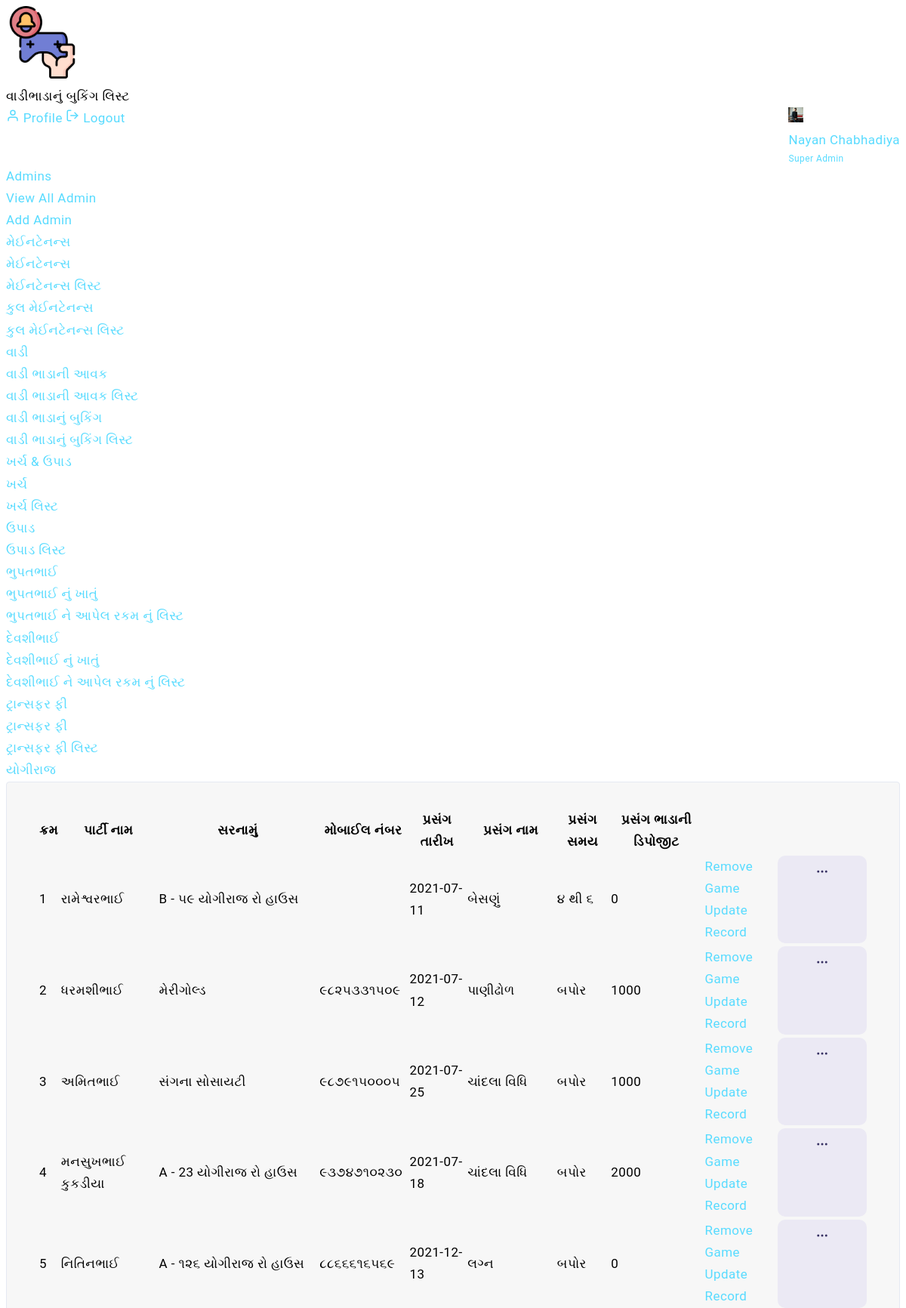
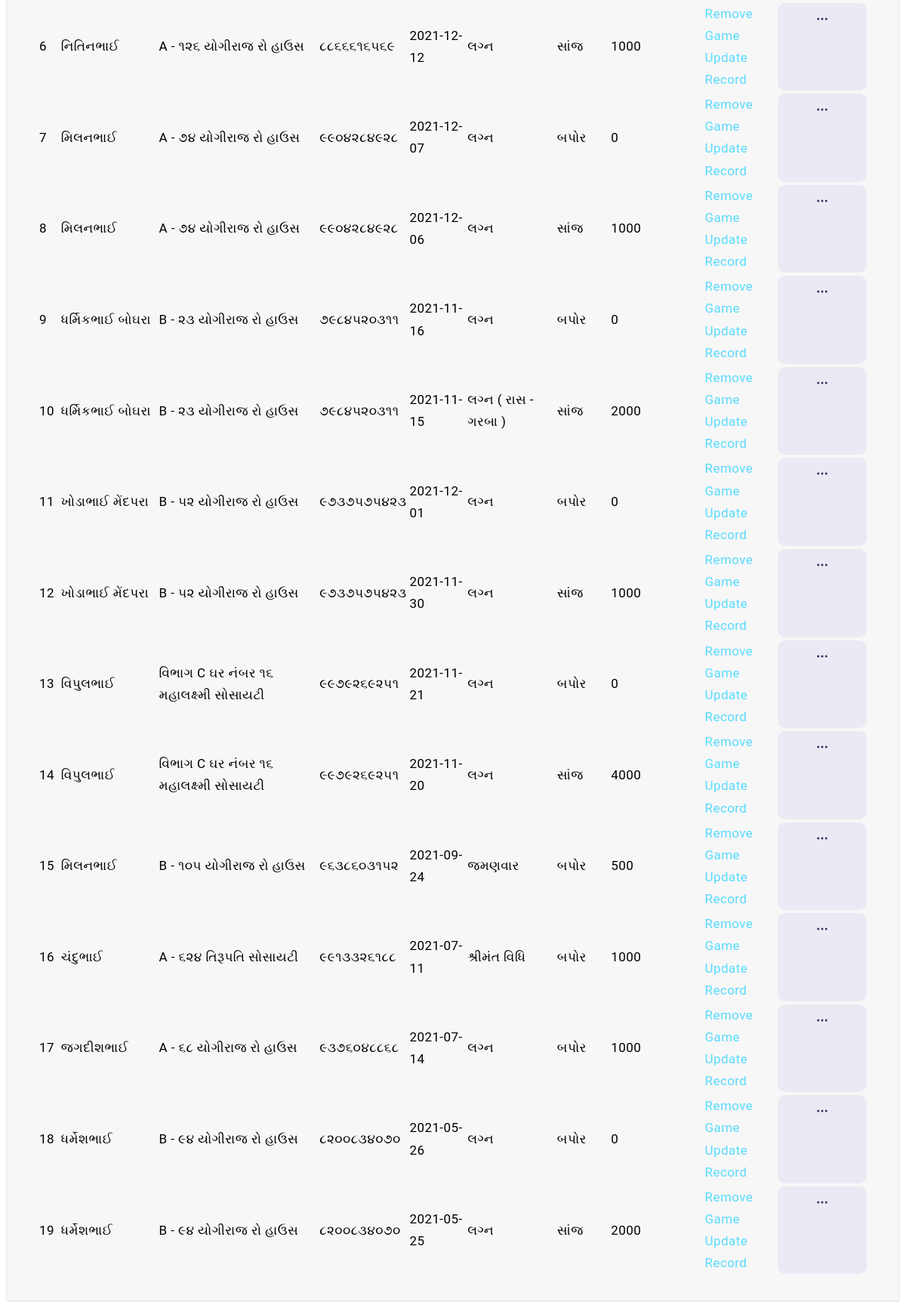
Page /admin/list_vadi_booking.php (signed in) on the committed database (2 pictures, top to bottom).
### tables this page shows
CREATE TABLE `vadi_booking` (
  `id` int(11) NOT NULL,
  `party_name` varchar(255) NOT NULL,
  `address` varchar(255) NOT NULL,
  `mobile_no` varchar(255) NOT NULL,
  `s_name` varchar(255) NOT NULL,
  `booking_date` date NOT NULL,
  `function_date` date NOT NULL,
  `function_time` varchar(255) NOT NULL,
  `function_name` varchar(255) NOT NULL,
  `function_k` varchar(255) NOT NULL,
  `function_deposit` int(11) NOT NULL
);

### admin/list_vadi_booking.php (the view, shortened to what this page needs)
<?php
include "../connection.php";
$admin_profile = $_SESSION['admin_email'];
  $admin_query = "SELECT * FROM admin WHERE email='$admin_profile'";
  $admin_data = mysqli_query($conn,$admin_query);
  $admin_result = mysqli_fetch_assoc($admin_data);
  $vadi_booking_list_query = "SELECT * FROM vadi_booking ORDER BY id DESC";
  $vadi_booking_list_data = mysqli_query($conn,$vadi_booking_list_query);
  $cnt=1;
?>
<?php include "includes/admin_top.php"; ?>
<div class="header">
    <div class="header-content">
        <nav class="navbar navbar-expand">
            <div class="collapse navbar-collapse justify-content-between">
                <div class="header-left">
                    <div class="dashboard_bar">
                        વાડીભાડાનું બુકિંગ લિસ્ટ
                    </div>
                </div>
                <ul class="navbar-nav header-right">
                    <li class="nav-item dropdown header-profile">
                        <a class="nav-link" href="#" role="button" data-toggle="dropdown">
                            <img src="<?php echo $admin_result['profile_pic']; ?>" width="20" alt=""/>
                            <div class="header-info">
                                 <span><?php echo $admin_result['name']; ?></span>
                                 <small>Super Admin</small>
                            </div>
                        </a>
                        <div class="dropdown-menu dropdown-menu-right">
                            <a href="admin-profile.php" class="dropdown-item ai-icon">
                                <span class="ml-2">Profile </span>
                            </a>
                            <a href="../logout.php" class="dropdown-item ai-icon">
                                <span class="ml-2">Logout </span>
                            </a>
                        </div>
                    </li>
                </ul>
            </div>
        </nav>
    </div>
</div>
    <?php include 'includes/admin_sidebar.php'; ?>
<div class="content-body">
    <div class="container-fluid">
      <div class="col-xxl-12">
        <div class="card">
            <div class="card-header d-block d-sm-flex border-0">
              <div class="card-body pr-2 pl-2">
                <table id="example" class="display" style="width:100%">
                  <thead>
                    <tr>
                      <th>ક્રમ</th>
                      <th>પાર્ટી નામ</th>
                      <th>સરનામું</th>
                      <th>મોબાઈલ નંબર</th>
                      <th>પ્રસંગ તારીખ</th>
                      <th>પ્રસંગ નામ</th>
                      <th>પ્રસંગ સમય</th>
                      <th>પ્રસંગ ભાડાની ડિપોજીટ</th>
                      <th></th>
                    </tr>
                  </thead>
                  <tbody>
                    <?php
                      while( $vadi_booking_list_result = mysqli_fetch_assoc($vadi_booking_list_data))
                      {
                    ?>
                    <tr>
                      <td><?php echo $cnt;?></td>
                      <td><?php echo $vadi_booking_list_result['party_name'];?></td>
                      <td><?php echo $vadi_booking_list_result['address'];?></td>
                      <td><?php echo $vadi_booking_list_result['mobile_no'];?></td>
                      <td><?php echo $vadi_booking_list_result['function_date'];?></td>
                      <td><?php echo $vadi_booking_list_result['function_name'];?></td>
                      <td><?php echo $vadi_booking_list_result['function_time'];?></td>
                      <td><?php echo $vadi_booking_list_result['function_deposit'];?></td>
                      <td>
                        <div class="dropdown ml-auto">
                          <a href="#" class="btn btn-primary light sharp" data-toggle="dropdown" aria-expanded="true">
                          </a>
                          <ul class="dropdown-menu dropdown-menu-right">
                            <li class="dropdown-item">
                              <a href="delete_vadi_booking.php?id=<?php echo $vadi_booking_list_result['id'];?>" onclick="javascript:confirmationDelete($(this));return false;">
                                Remove Game
                              </a>
                            </li>
                            <li class="dropdown-item">
                              <a href="update_vadi_booking.php?id=<?php echo $vadi_booking_list_result['id'];?>">
                                Update Record
                              </a>
                            </li>
                          </ul>
                        </div>
                      </td>
                    </tr>
                    <?php
                      $cnt=$cnt+1;
                      }
                    ?>
                  </tbody>
                </table>
              </div>
            </div>
        </div>
      </div>
    </div>
</div>
</div>
</body>
</html>

### rows in the picture
vadi_booking: party_name "રામેશ્વરભાઈ", address "B - ૫૯ યોગીરાજ રો હાઉસ", function_date "2021-07-11", function_name "બેસણું", function_time "૪ થી ૬", function_deposit "0"
vadi_booking: party_name "ધરમશીભાઈ", address "મેરીગોલ્ડ", mobile_no "૯૮૨૫૩૩૧૫૦૯", function_date "2021-07-12", function_name "પાણીઢોળ", function_time "બપોર", function_deposit "1000"
vadi_booking: party_name "અમિતભાઈ", address "સંગના સોસાયટી", mobile_no "૯૮૭૯૧૫૦૦૦૫", function_date "2021-07-25", function_name "ચાંદલા વિધિ", function_time "બપોર", function_deposit "1000"
vadi_booking: party_name "મનસુખભાઈ કુકડીયા", address "A - 23 યોગીરાજ રો હાઉસ", mobile_no "૯૩૭૪૭૧૦૨૩૦", function_date "2021-07-18", function_name "ચાંદલા વિધિ", function_time "બપોર", function_deposit "2000"
vadi_booking: party_name "નિતિનભાઈ", address "A - ૧૨૬ યોગીરાજ રો હાઉસ", mobile_no "૮૮૬૬૬૧૬૫૬૯", function_date "2021-12-13", function_name "લગ્ન", function_time "બપોર", function_deposit "0"
vadi_booking: party_name "નિતિનભાઈ", address "A - ૧૨૬ યોગીરાજ રો હાઉસ", mobile_no "૮૮૬૬૬૧૬૫૬૯", function_date "2021-12-12", function_name "લગ્ન", function_time "સાંજ", function_deposit "1000"
vadi_booking: party_name "મિલનભાઈ", address "A - ૭૪ યોગીરાજ રો હાઉસ", mobile_no "૯૯૦૪૨૮૪૯૨૮", function_date "2021-12-07", function_name "લગ્ન", function_time "બપોર", function_deposit "0"
vadi_booking: party_name "મિલનભાઈ", address "A - ૭૪ યોગીરાજ રો હાઉસ", mobile_no "૯૯૦૪૨૮૪૯૨૮", function_date "2021-12-06", function_name "લગ્ન", function_time "સાંજ", function_deposit "1000"
vadi_booking: party_name "ધર્મિકભાઈ બોઘરા", address "B - ૨૩ યોગીરાજ રો હાઉસ", mobile_no "૭૯૮૪૫૨૦૩૧૧", function_date "2021-11-16", function_name "લગ્ન", function_time "બપોર", function_deposit "0"
vadi_booking: party_name "ધર્મિકભાઈ બોઘરા", address "B - ૨૩ યોગીરાજ રો હાઉસ", mobile_no "૭૯૮૪૫૨૦૩૧૧", function_date "2021-11-15", function_name "લગ્ન ( રાસ - ગરબા )", function_time "સાંજ", function_deposit "2000"
vadi_booking: party_name "ખોડાભાઈ મેંદપરા", address "B - ૫૨ યોગીરાજ રો હાઉસ", mobile_no "૯૭૩૭૫૭૫૪૨૩", function_date "2021-12-01", function_name "લગ્ન", function_time "બપોર", function_deposit "0"
vadi_booking: party_name "ખોડાભાઈ મેંદપરા", address "B - ૫૨ યોગીરાજ રો હાઉસ", mobile_no "૯૭૩૭૫૭૫૪૨૩", function_date "2021-11-30", function_name "લગ્ન", function_time "સાંજ", function_deposit "1000"
vadi_booking: party_name "વિપુલભાઈ", address "વિભાગ C ઘર નંબર ૧૬ મહાલક્ષ્મી સોસાયટી", mobile_no "૯૯૭૯૨૬૯૨૫૧", function_date "2021-11-21", function_name "લગ્ન", function_time "બપોર", function_deposit "0"
vadi_booking: party_name "વિપુલભાઈ", address "વિભાગ C ઘર નંબર ૧૬ મહાલક્ષ્મી સોસાયટી", mobile_no "૯૯૭૯૨૬૯૨૫૧", function_date "2021-11-20", function_name "લગ્ન", function_time "સાંજ", function_deposit "4000"
vadi_booking: party_name "મિલનભાઈ", address "B - ૧૦૫ યોગીરાજ રો હાઉસ", mobile_no "૯૬૩૮૬૦૩૧૫૨", function_date "2021-09-24", function_name "જમણવાર", function_time "બપોર", function_deposit "500"
vadi_booking: party_name "ચંદુભાઈ", address "A - ૬૨૪ તિરૂપતિ સોસાયટી", mobile_no "૯૯૧૩૩૨૬૧૮૮", function_date "2021-07-11", function_name "શ્રીમંત વિધિ", function_time "બપોર", function_deposit "1000"
vadi_booking: party_name "જગદીશભાઈ", address "A - ૬૮ યોગીરાજ રો હાઉસ", mobile_no "૯૩૭૬૦૪૮૮૬૮", function_date "2021-07-14", function_name "લગ્ન", function_time "બપોર", function_deposit "1000"
vadi_booking: party_name "ધર્મેશભાઈ", address "B - ૯૪ યોગીરાજ રો હાઉસ", mobile_no "૮૨૦૦૮૩૪૦૭૦", function_date "2021-05-26", function_name "લગ્ન", function_time "બપોર", function_deposit "0"
vadi_booking: party_name "ધર્મેશભાઈ", address "B - ૯૪ યોગીરાજ રો હાઉસ", mobile_no "૮૨૦૦૮૩૪૦૭૦", function_date "2021-05-25", function_name "લગ્ન", function_time "સાંજ", function_deposit "2000"

### other values in the picture
$admin_result['name'] "Nayan Chabhadiya"
